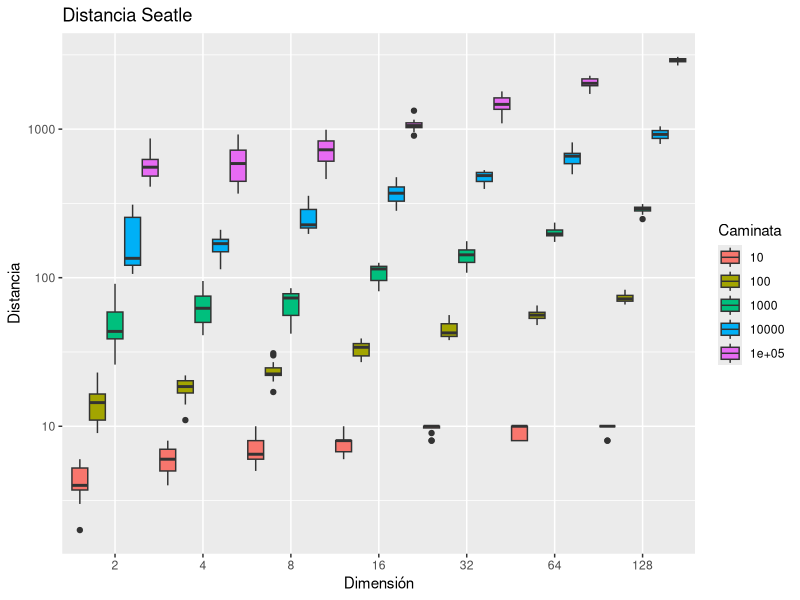

The R source for this figure:
library(dplyr) 
library(ggplot2) #libreria para graficar boxplot agrupado
library(scales) #libreria para hacer modificaciones a la grafica
datos = data.frame() #para almacenar los datos obtenidos
niveles = c(10, 100, 1000, 10000, 100000) #caminatas: Nivel 1, Nivel 2, Nivel 3, Nivel 4 y Nivel 5
for (dimension in c(2**1, 2**2, 2**3, 2**4, 2**5, 2**6, 2**7)) { #seleccionar dimension
  for (duracion in niveles) { #seleccionar la caminata
    for (replica in 1:12) { #repetir el experimento
      pos = rep(0, dimension)
      mayor = 0
      for (t in 1:duracion) {
        cambiar = sample(1:dimension, 1)
        cambio = 1
        if (runif(1) < 0.5) {
          cambio = -1
        }
        pos[cambiar] = pos[cambiar] + cambio
        d <- sum(abs(pos))
        if (d > mayor) {
          mayor = d
        }
      }
      resultado <- c(dimension, duracion, replica, mayor) #vector para agrupar resultados
      datos <- rbind(datos, resultado) #para llenar en ese orden el dataframe vacio
    }
  }
}
names(datos) <- c("dim", "Caminata", "rep", "dist") #nombre a las columnas del dataframe 
datos$dim = as.factor(datos$dim) #crear vector a partir del dataframe
datos$Caminata = as.factor(datos$Caminata) #crear vector a partir del dataframe
ggplot(datos, aes(x= dim, y= dist, fill= Caminata)) + 
  geom_boxplot(width=1)+
  labs(x = "Dimensión", y = "Distancia", title = 'Distancia Seatle')+ #nombres
  scale_y_log10() #cambiar la escala del eje "y" a logaritmo
